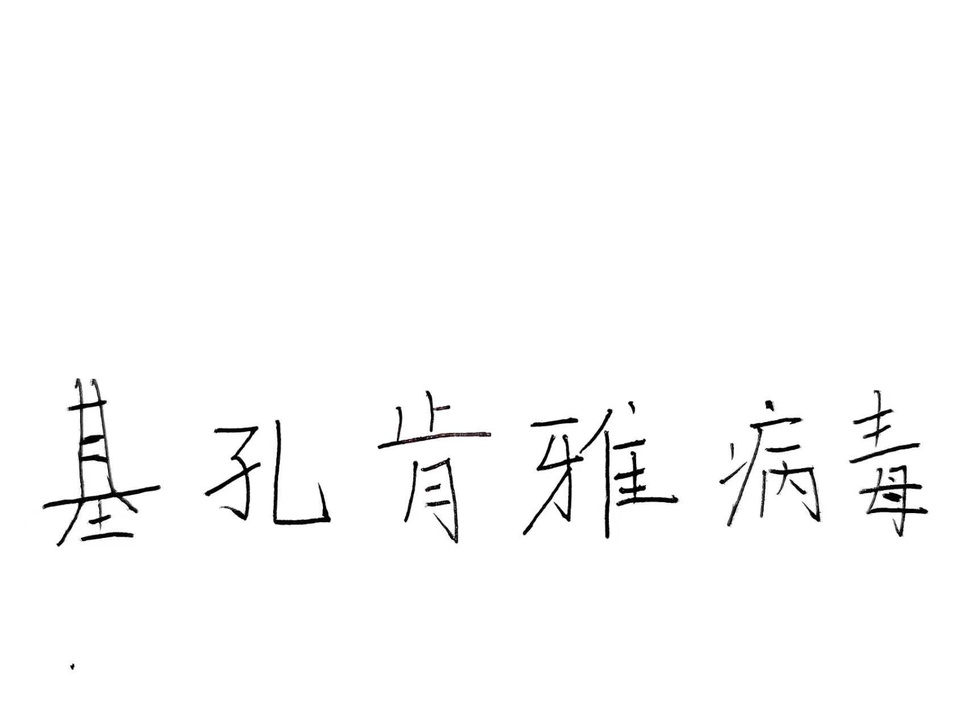
#> input picture pic/Chikungunya virus.jpg, 970 x 728 px, shrunk from 1706 x 1280 before the run
$ python -i font_extractor.py   (imports and definitions only)
#> lines starting #> are read from the running program, lines starting #| are printed output that depends on the picture; after the words box and inside, x2 and y2 are one past the last pixel; in counts of white or black regions, pixels touching at a corner belong together
import cv2
import numpy as np
import os
import sys

# 尝试导入 pytesseract 用于字符识别
try:
    import pytesseract

    HAS_OCR = True
except ImportError:
    HAS_OCR = False


def _smooth_contour_to_path(points):
    """
    将轮廓点列表转换为平滑三次贝塞尔曲线 SVG 路径字符串（Catmull-Rom 转换）。
    """
    n = len(points)
    if n < 3:
        return ""

    p = points
    parts = [f"M {p[0][0]:.2f} {p[0][1]:.2f} "]

    for i in range(n):
        p1 = p[i]
        p2 = p[(i + 1) % n]
        p0 = p[(i - 1) % n]
        p3 = p[(i + 2) % n]

        # Catmull-Rom -> Cubic Bezier 控制点（张力系数 1/6）
        cp1x = p1[0] + (p2[0] - p0[0]) / 6.0
        cp1y = p1[1] + (p2[1] - p0[1]) / 6.0
        cp2x = p2[0] - (p3[0] - p1[0]) / 6.0
        cp2y = p2[1] - (p3[1] - p1[1]) / 6.0

        parts.append(
            f"C {cp1x:.2f} {cp1y:.2f} {cp2x:.2f} {cp2y:.2f} "
            f"{p2[0]:.2f} {p2[1]:.2f} "
        )

    parts.append("Z ")
    return "".join(parts)


def create_svg(contours, width, height, filename):
    """将 OpenCV 轮廓转换为平滑贝塞尔曲线 SVG 路径并保存。
    使用 fill-rule=evenodd，外轮廓填黑，空洞轮廓自动镂空。
    """
    with open(filename, "w", encoding="utf-8") as f:
        f.write(
            f'<svg width="{width}" height="{height}" xmlns="http://www.w3.org/2000/svg">'
        )
        f.write('<path fill-rule="evenodd" d="')

        for cnt in contours:
            # 用较小的 epsilon 轻度简化，去掉冗余共线点但保留笔画细节
            epsilon = 0.001 * cv2.arcLength(cnt, True)
            approx = cv2.approxPolyDP(cnt, epsilon, True)

            if len(approx) < 3:
                continue

            pts = [pt[0].tolist() for pt in approx]
            f.write(_smooth_contour_to_path(pts))

        f.write('" fill="black" stroke="none"/>')
        f.write("</svg>")


# [122 lines left out: functions group_contours_by_projection, group_contours_by_character, not called in this run]


def get_group_bounding_box(contours):
    """获取一组轮廓的整体边界框。"""
    x_min = min(cv2.boundingRect(c)[0] for c in contours)
    y_min = min(cv2.boundingRect(c)[1] for c in contours)
    x_max = max(cv2.boundingRect(c)[0] + cv2.boundingRect(c)[2] for c in contours)
    y_max = max(cv2.boundingRect(c)[1] + cv2.boundingRect(c)[3] for c in contours)
    return x_min, y_min, x_max - x_min, y_max - y_min


def main(image_path, output_dir="output_glyphs", char_labels=None, expected_count=None):
    """
    主函数。
    :param image_path: 图片路径
    :param output_dir: 输出目录
    :param char_labels: 手动指定的字符列表，如 ['基','孔','肯','雅','病','毒']
    :param expected_count: 预期字符数量（当 char_labels 未指定时使用）
    """
#> called with image_path = 'pic/Chikungunya virus.jpg', output_dir = 'output_glyphs'
    # 修复：避免局部变量遮蔽全局 HAS_OCR
    _has_ocr = HAS_OCR

    if not os.path.exists(image_path):
        print(f"错误：找不到文件 {image_path}")
        return

    if not os.path.exists(output_dir):
        os.makedirs(output_dir)

    print(f"正在处理图片：{image_path}")

    # 1. 读取图片并预处理
    img = cv2.imread(image_path)
#> img is the input picture: shape (728, 970, 3); mean B, G, R 251.1, 251.1, 251.1
    if img is None:
        print("无法读取图片。")
        return

    gray = cv2.cvtColor(img, cv2.COLOR_BGR2GRAY)

    # 二值化
    _, thresh = cv2.threshold(gray, 0, 255, cv2.THRESH_BINARY_INV + cv2.THRESH_OTSU)
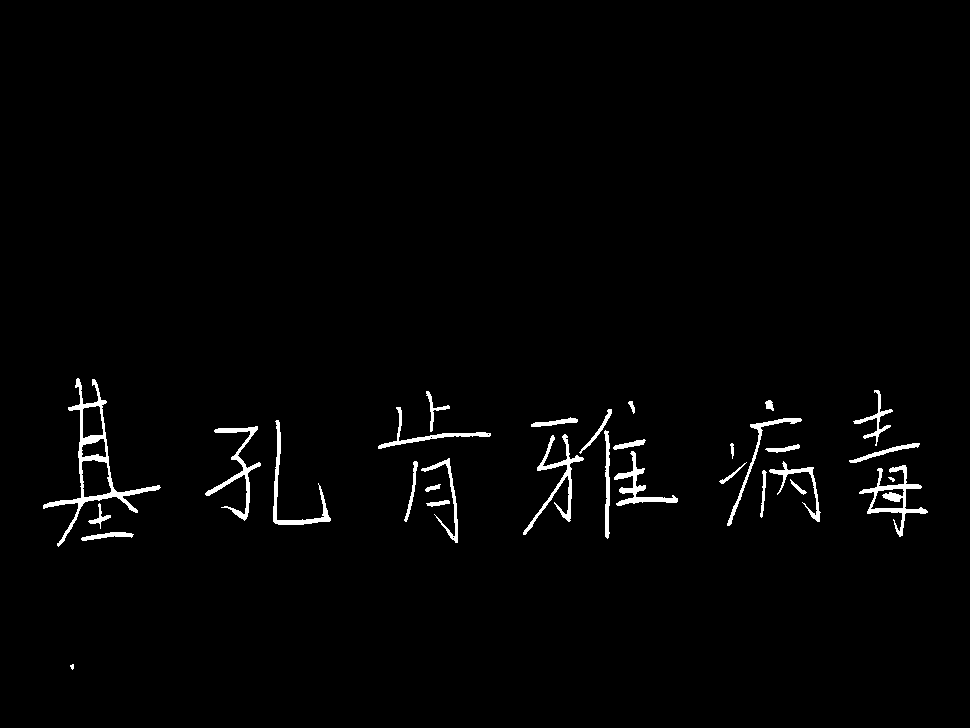
#> thresh: shape (728, 970); 1.6% white; 31 white regions (2 under 20 px)

    # 2. 查找轮廓（RETR_CCOMP 获取两层层级：外轮廓 + 空洞）
    contours, hierarchy = cv2.findContours(
        thresh, cv2.RETR_CCOMP, cv2.CHAIN_APPROX_NONE
    )
#> contours = 38 contours, 5 with area under 20; largest, box (x1, y1, x2, y2) and area: (43, 378, 161, 547) 3333, (859, 465, 928, 537) 1264, (81, 459, 112, 498) 924, (205, 426, 261, 521) 704, (523, 434, 584, 535) 693
    print(f"找到 {len(contours)} 个潜在轮廓。")
#| 找到 38 个潜在轮廓。

    hierarchy = hierarchy[0]  # shape (N, 4): [next, prev, first_child, parent]

    # 分离外轮廓（parent == -1）与空洞轮廓（parent >= 0）
    # 空洞 key 为其父外轮廓在 contours 中的索引
    hole_by_parent: dict[int, list] = {}
    external_indices = []
    for i in range(len(contours)):
        parent = hierarchy[i][3]
        if parent == -1:
            external_indices.append(i)
            hole_by_parent[i] = []
        else:
            # 只收集一级空洞（直接父级是外轮廓）
            if parent in hole_by_parent:
                hole_by_parent[parent].append(contours[i])
#> this loop made 38 passes
#> parent on passes 1 to 12: -1, -1, -1, -1, -1, -1, -1, -1, -1, 8, -1, -1
#> after the loop, external_indices = 31 values from 0 to 34; hole_by_parent = 31 items

    # 过滤噪点（只过滤外轮廓；空洞跟随父轮廓，不单独过滤）
    min_area = 50
    valid_ext_indices = [
        i for i in external_indices if cv2.contourArea(contours[i]) > min_area
    ]
#> valid_ext_indices = 25 values from 1 to 34
    valid_contours = [contours[i] for i in valid_ext_indices]
#> valid_contours = 25 contours; largest, box (x1, y1, x2, y2) and area: (43, 378, 161, 547) 3333, (859, 465, 928, 537) 1264, (205, 426, 261, 521) 704, (523, 434, 584, 535) 693, (614, 451, 678, 506) 596

    # 建立「外轮廓对象 id → 空洞列表」映射，供后续分组后查找
    hole_by_id = {id(contours[i]): hole_by_parent[i] for i in valid_ext_indices}
#> hole_by_id = 25 items

    print(f"保留 {len(valid_contours)} 个有效外轮廓。")
#| 保留 25 个有效外轮廓。

    # 3. 确定分组数量和字符标签
    if char_labels:
        n_chars = len(char_labels)
        print(f"使用手动指定的字符标签：{''.join(char_labels)}")
    elif expected_count:
        n_chars = expected_count
        char_labels = [f"char_{i}" for i in range(n_chars)]
    else:
        n_chars = len(valid_contours)
#> n_chars = 25
        char_labels = [f"char_{i}" for i in range(n_chars)]
#> char_labels = 25 items, first 6: 'char_0', 'char_1', 'char_2', 'char_3', 'char_4', 'char_5'

    # 4. 将轮廓按字符分组（合并同一字的笔画）
    if n_chars < len(valid_contours):
        print(
            f"将 {len(valid_contours)} 个轮廓合并为 {n_chars} 个字符组（垂直投影法）..."
        )
        char_groups = group_contours_by_projection(thresh, valid_contours, n_chars)
    else:
        # 每个轮廓就是一个字符
        char_groups = [[c] for c in valid_contours]
#> char_groups = 25 items

    # 按 X 坐标对分组排序（从左到右）
    char_groups.sort(key=lambda g: min(cv2.boundingRect(c)[0] for c in g))

    print(f"最终分为 {len(char_groups)} 个字符组。")
#| 最终分为 25 个字符组。

    # 5. 提取并保存为 SVG
    generated_files = []
    pad = 10

    for i, group in enumerate(char_groups):
        # 获取该组的整体边界框
        x, y, w, h = get_group_bounding_box(group)

        # 提取字符 ROI
        roi = thresh[
            max(0, y - pad) : min(thresh.shape[0], y + h + pad),
            max(0, x - pad) : min(thresh.shape[1], x + w + pad),
        ]

        # 确定字符名称
        if i < len(char_labels):
            char_name = char_labels[i]
        else:
            char_name = f"char_{i}"

        # 保存 ROI 为 PNG 预览（可选）
        roi_filename = os.path.join(output_dir, f"{i}_{char_name}_preview.png")
        roi_visible = cv2.bitwise_not(roi)  # 黑字白底，方便查看
        cv2.imwrite(roi_filename, roi_visible)

        # 将轮廓坐标平移到 ROI 坐标系（外轮廓 + 对应空洞）
        cnt_shifted_list = []
        for cnt in group:
            cnt_shifted = cnt - [x - pad, y - pad]
            cnt_shifted_list.append(cnt_shifted)
            # 附加该外轮廓的空洞，evenodd 规则会将其渲染为镂空
            for hole in hole_by_id.get(id(cnt), []):
                hole_shifted = hole - [x - pad, y - pad]
                cnt_shifted_list.append(hole_shifted)

        svg_filename = os.path.join(output_dir, f"{i}_{char_name}.svg")
        create_svg(cnt_shifted_list, w + 2 * pad, h + 2 * pad, svg_filename)

        generated_files.append(
            {"path": svg_filename, "name": char_name, "char": char_name}
        )
        print(f"已生成：{svg_filename}  (包含 {len(group)} 个笔画轮廓)")
#> this loop made 25 passes
#> (x_min in get_group_bounding_box, y_min in get_group_bounding_box, x_max in get_group_bounding_box, y_max in get_group_bounding_box, x, y, w, h) on passes 6, 8: (378, 407, 491, 449, 378, 407, 113, 42), (421, 458, 458, 543, 421, 458, 37, 85)
#> (x_min in get_group_bounding_box, y_min in get_group_bounding_box, x_max in get_group_bounding_box, y_max in get_group_bounding_box, x, y, w, h) on passes 1, 2, 3, 4, 5, 7: (43, 378, 161, 547, 43, 378, 118, 169), (81, 532, 134, 541, 81, 532, 53, 9), (88, 503, 111, 529, 88, 503, 23, 26), (205, 426, 261, 521, 205, 426, 56, 95), (273, 420, 331, 525, 273, 420, 58, 105), (404, 461, 418, 522, 404, 461, 14, 61)
#| 已生成：output_glyphs/0_char_0.svg  (包含 1 个笔画轮廓)
#| 已生成：output_glyphs/1_char_1.svg  (包含 1 个笔画轮廓)
#| 已生成：output_glyphs/2_char_2.svg  (包含 1 个笔画轮廓)
#| 已生成：output_glyphs/3_char_3.svg  (包含 1 个笔画轮廓)
#| 已生成：output_glyphs/4_char_4.svg  (包含 1 个笔画轮廓)
#| 已生成：output_glyphs/5_char_5.svg  (包含 1 个笔画轮廓)
#| 已生成：output_glyphs/6_char_6.svg  (包含 1 个笔画轮廓)
#| 已生成：output_glyphs/7_char_7.svg  (包含 1 个笔画轮廓)
#> (further printed lines are left out)
#> pass 1, in main, `roi = thresh[ max(0, y - pad) : min(thresh.shape[0], y + h + pad), max..`:
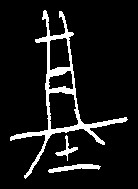
#> roi: shape (189, 138); 8.9% white; 3 white regions, box (x1, y1, x2, y2) and area: (10, 10, 128, 179) 1962, (48, 164, 101, 173) 232, (55, 135, 78, 161) 138
#> pass 2, in main, `roi = thresh[ max(0, y - pad) : min(thresh.shape[0], y + h + pad), max..`:
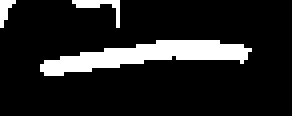
#> roi: shape (29, 73) (shown 4 times larger); 12.8% white; 3 white regions (1 under 20 px), largest, box (x1, y1, x2, y2) and area: (10, 10, 63, 19) 232, (18, 0, 30, 7) 25
#> after the loop:
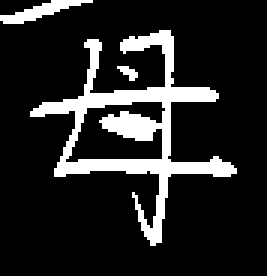
#> roi: shape (92, 89) (shown 3 times larger); 14.6% white; 3 white regions (1 under 20 px), largest, box (x1, y1, x2, y2) and area: (10, 10, 79, 82) 1083, (0, 0, 31, 8) 97
#> after the loop, generated_files = 25 items

    # 6. 生成 FontForge 脚本
    ff_script_path = os.path.join(output_dir, "generate_font.py")
    with open(ff_script_path, "w", encoding="utf-8") as f:
        f.write("# -*- coding: utf-8 -*-\n")
        f.write("import fontforge\n")
        f.write("import os\n\n")
        f.write("font = fontforge.font()\n")
        f.write("font.fontname = 'MyHandwrittenFont'\n")
        f.write("font.fullname = 'My Handwritten Font'\n")
        f.write("font.familyname = 'MyHandwrittenFont'\n\n")
        f.write("files = [\n")
        for item in generated_files:
            char = item["char"]
            svg_path = item["path"].replace(os.sep, "/")
            if len(char) == 1:
                char_code = ord(char)
                f.write(f"    (r'{svg_path}', {char_code}),  # {char}\n")
            else:
                f.write(f"    (r'{svg_path}', -1),  # 未知：{char}\n")
#> this loop made 25 passes
#> (char, svg_path) on passes 1 to 12: ('char_0', 'output_glyphs/0_char_0.svg'), ('char_1', 'output_glyphs/1_char_1.svg'), ('char_2', 'output_glyphs/2_char_2.svg'), ('char_3', 'output_glyphs/3_char_3.svg'), ('char_4', 'output_glyphs/4_char_4.svg'), ('char_5', 'output_glyphs/5_char_5.svg'), ('char_6', 'output_glyphs/6_char_6.svg'), ('char_7', 'output_glyphs/7_char_7.svg'), ('char_8', 'output_glyphs/8_char_8.svg'), ('char_9', 'output_glyphs/9_char_9.svg'), ('char_10', 'output_glyphs/10_char_10.svg'), ('char_11', 'output_glyphs/11_char_11.svg')
        f.write("]\n\n")
        f.write("current_code = 0xE000\n")
        f.write("for svg_file, code in files:\n")
        f.write("    if code == -1:\n")
        f.write("        code = current_code\n")
        f.write("        current_code += 1\n")
        f.write("    glyph = font.createChar(code)\n")
        f.write("    glyph.importOutlines(svg_file)\n")
        f.write("    glyph.autoTrace()\n\n")
        f.write("font.generate('output_font.ttf')\n")
        f.write("print('字体已生成：output_font.ttf')\n")

    print(f"\n完成！已提取 {len(generated_files)} 个字符。")
#| 完成！已提取 25 个字符。
    print(f"运行以下命令生成 TTF 字体文件：")
    print(f"  fontforge -script {ff_script_path}")
#|   fontforge -script output_glyphs/generate_font.py

>>> result = main('pic/Chikungunya virus.jpg')

$ run again, on pic/kongzhidanyibianliang.jpg
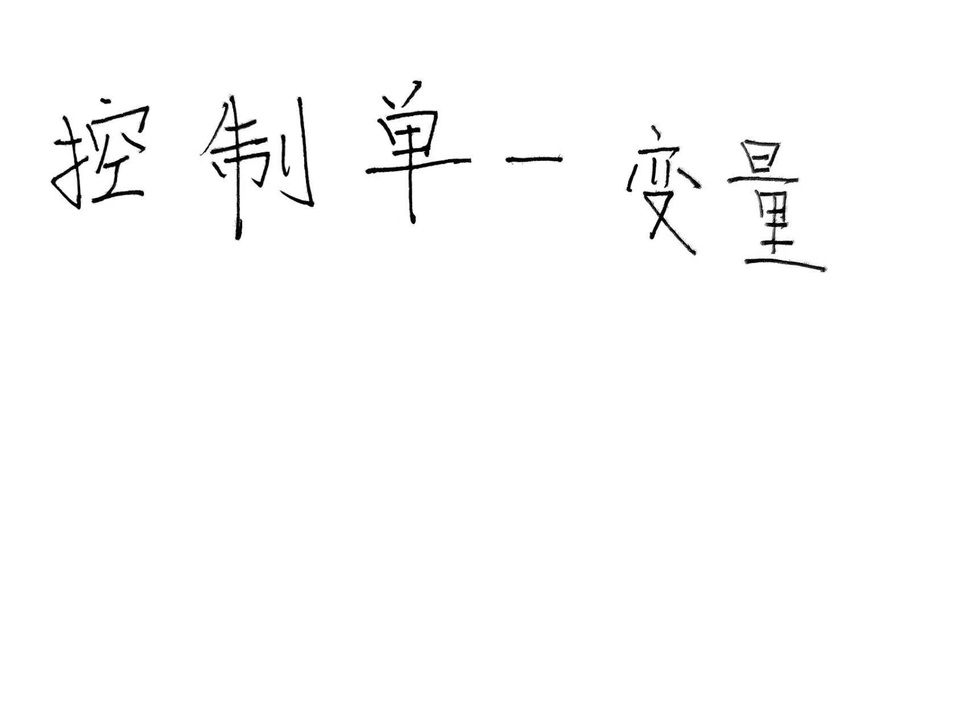
#> input picture pic/kongzhidanyibianliang.jpg, 970 x 728 px, shrunk from 1706 x 1280 before the run
#> in main, img is the input picture: shape (728, 970, 3); min 0, max 255, mean 252
#> in main, `_, thresh = cv2.threshold(gray, 0, 255, cv2.THRESH_BINARY_INV + cv2.TH..`:
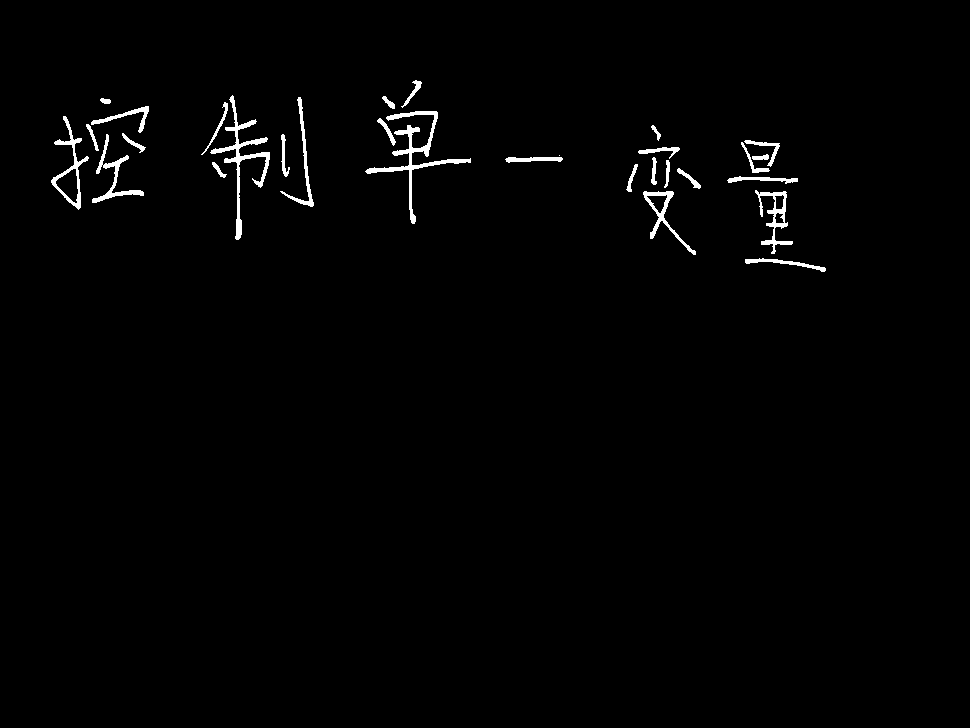
#> thresh: shape (728, 970); 1.2% white; 30 white regions (1 under 20 px)
#> contours = 34 contours, 1 with area under 20; largest, box (x1, y1, x2, y2) and area: (365, 111, 471, 224) 1041, (51, 116, 89, 210) 958, (210, 95, 270, 240) 899, (755, 190, 793, 254) 652, (643, 191, 696, 255) 634
#| 找到 34 个潜在轮廓。
#> the loop in main, `for i in range(len(contours)):` made 34 passes
#> parent on passes 1 to 8: -1, -1, 1, -1, 3, 3, -1, -1
#> after the loop in main, `for i in range(len(contours)):`: external_indices = 30 values from 0 to 33; hole_by_parent = 30 items
#> valid_ext_indices = 27 values from 0 to 33
#> valid_contours = 27 contours; largest, box (x1, y1, x2, y2) and area: (365, 111, 471, 224) 1041, (51, 116, 89, 210) 958, (210, 95, 270, 240) 899, (755, 190, 793, 254) 652, (643, 191, 696, 255) 634
#> hole_by_id = 27 items
#| 保留 27 个有效外轮廓。
#> n_chars = 27
#> char_labels = 27 items, first 6: 'char_0', 'char_1', 'char_2', 'char_3', 'char_4', 'char_5'
#> char_groups = 27 items
#| 最终分为 27 个字符组。
#> the loop in main, `for i, group in enumerate(char_groups):` made 27 passes
#> (x_min in get_group_bounding_box, y_min in get_group_bounding_box, x_max in get_group_bounding_box, y_max in get_group_bounding_box, x, y, w, h) on passes 1 to 8: (51, 116, 89, 210, 51, 116, 38, 94), (86, 124, 99, 151, 86, 124, 13, 27), (91, 106, 149, 133, 91, 106, 58, 27), (92, 134, 144, 203, 92, 134, 52, 69), (122, 133, 146, 153, 122, 133, 24, 20), (201, 102, 228, 155, 201, 102, 27, 53), (210, 95, 270, 240, 210, 95, 60, 145), (212, 162, 227, 178, 212, 162, 15, 16)
#> (printed output is left out)
#> after the loop in main, `for i, group in enumerate(char_groups):`:
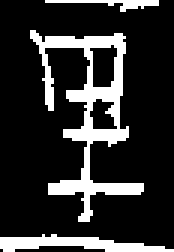
#> roi: shape (84, 58) (shown 3 times larger); 18.5% white; 3 white regions, box (x1, y1, x2, y2) and area: (10, 10, 48, 74) 649, (0, 78, 58, 84) 189, (15, 0, 53, 4) 61
#> the loop in main, `for item in generated_files:` made 27 passes
#> (char, svg_path) on passes 1 to 8: ('char_0', 'output_glyphs/0_char_0.svg'), ('char_1', 'output_glyphs/1_char_1.svg'), ('char_2', 'output_glyphs/2_char_2.svg'), ('char_3', 'output_glyphs/3_char_3.svg'), ('char_4', 'output_glyphs/4_char_4.svg'), ('char_5', 'output_glyphs/5_char_5.svg'), ('char_6', 'output_glyphs/6_char_6.svg'), ('char_7', 'output_glyphs/7_char_7.svg')
#| 完成！已提取 27 个字符。
#|   fontforge -script output_glyphs/generate_font.py
